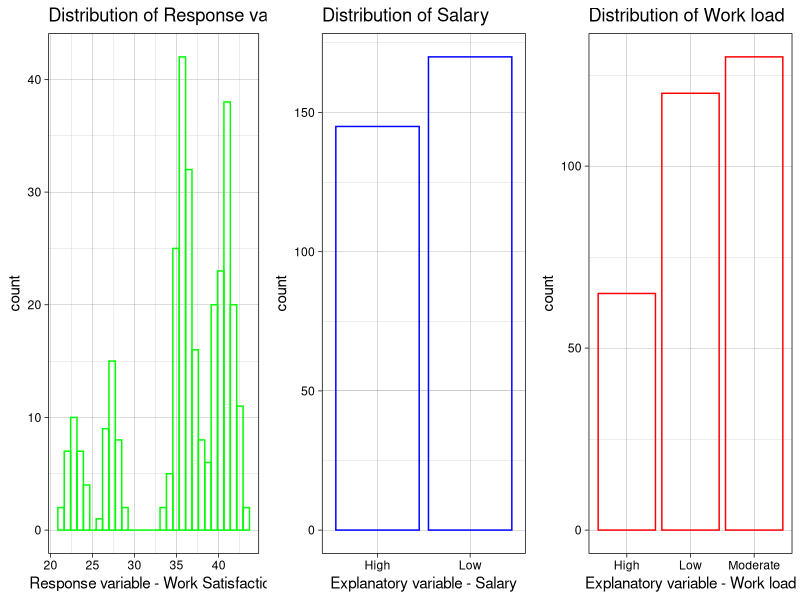
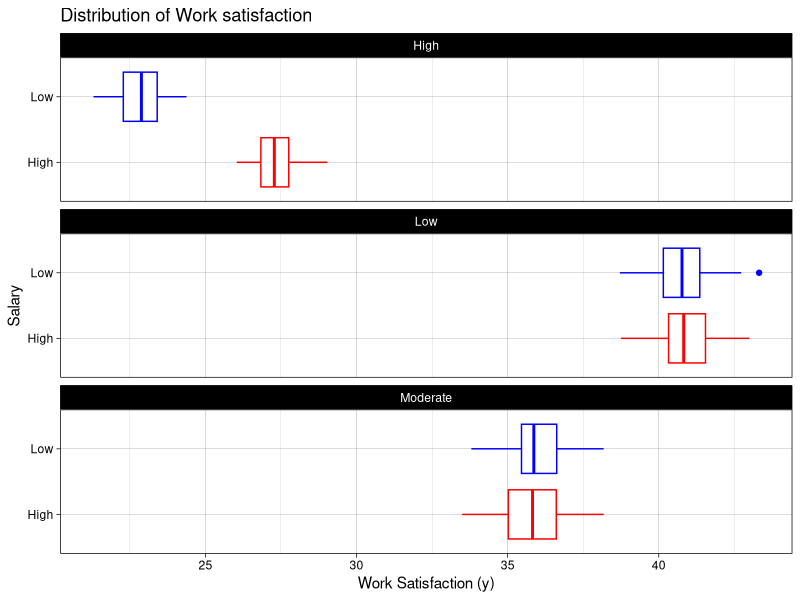
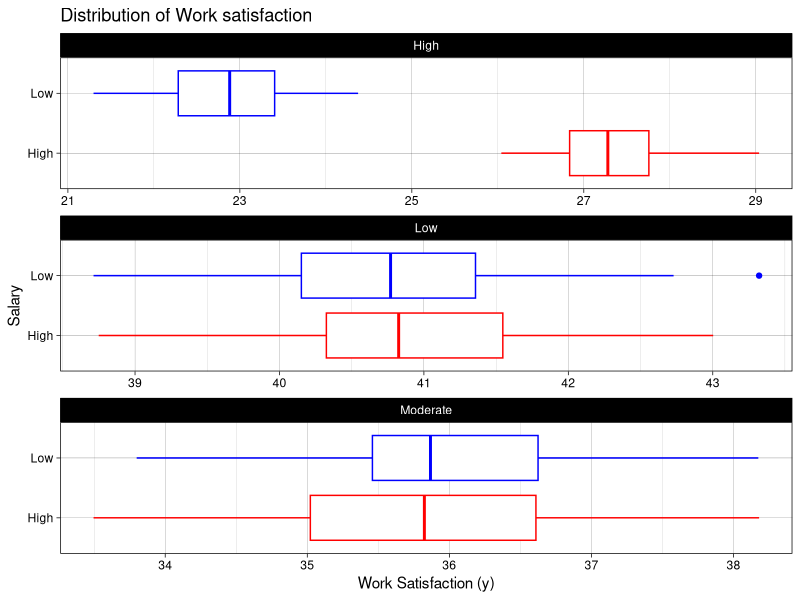
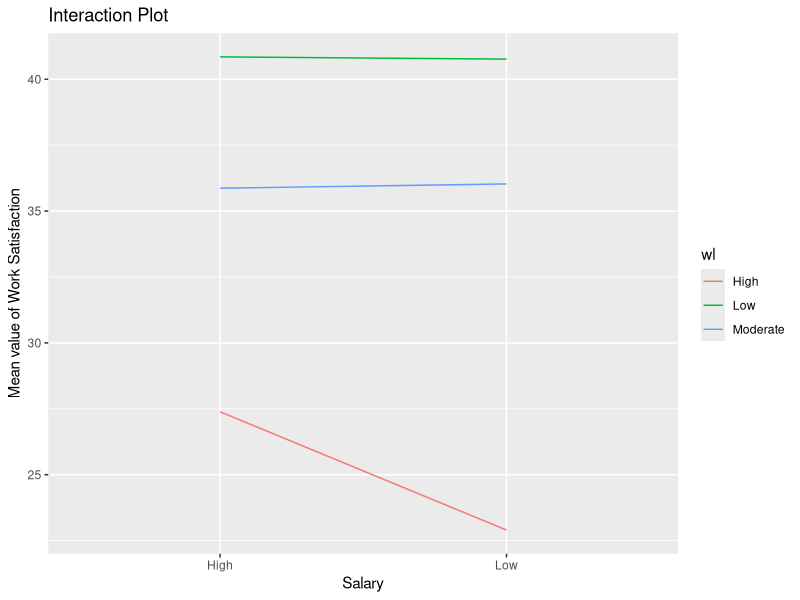
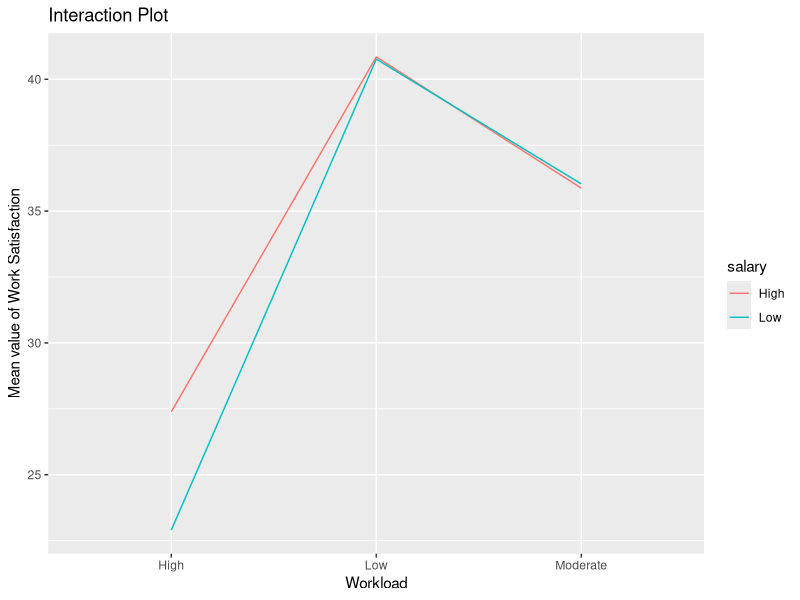

The R script that drew these images, in order:
#install.packages('gridExtra')
library(tidyverse)
library(gridExtra)
library(ggplot2)

data <- read.table('./src/work.sat(Project 11-12).txt', header = TRUE, sep = ';')
head(data)
str(data)

### Descriptive statistics
options(repr.plot.width = 20, repr.plot.height = 6)

# Distribution of response variable - work satisfaction
hist1 <- ggplot(data, aes(y)) + 
  geom_histogram(colour = 'green', fill = NA) + 
  ggtitle('Distribution of Response variable') + 
  xlab('Response variable - Work Satisfaction') + 
  theme_linedraw()

# Distribution of explanatory variable - salary
bar1 <- ggplot(data, aes(salary)) + 
  geom_bar(colour = 'blue', fill = NA) + 
  ggtitle('Distribution of Salary') + 
  xlab('Explanatory variable - Salary') + 
  theme_linedraw()

# Distribution of explanatory variable - work load
bar2 <- ggplot(data, aes(wl)) + 
  geom_bar(colour = 'red', fill = NA) + 
  ggtitle('Distribution of Work load') + 
  xlab('Explanatory variable - Work load') + 
  theme_linedraw()

grid.arrange(hist1, bar1, bar2, ncol = 3)

# Distribubtion of work satisfaction by groups - Same scale
ggplot(data, aes(y, salary)) + 
  geom_boxplot(colour = rep(c('red', 'blue'), 3), ) + 
  facet_wrap(~ wl, nrow = 3) + 
  xlab('Work Satisfaction (y)') + 
  ylab('Salary') + 
  ggtitle('Distribution of Work satisfaction') + 
  theme_linedraw()

# Distribubtion of work satisfaction by groups - Different scales
ggplot(data, aes(y, salary)) + 
  geom_boxplot(colour = rep(c('red', 'blue'), 3), ) + 
  facet_wrap(~ wl, nrow = 3, scale = 'free') + 
  xlab('Work Satisfaction (y)') + 
  ylab('Salary') + 
  ggtitle('Distribution of Work satisfaction') + 
  theme_linedraw()


# Mean of response variable by workload and salary
table_unbal_mean <- with(data, tapply(y, list(wl, salary), mean))
table_unbal_mean %>% round(2) %>% as.table()

# Frequency table of response variable by workload and salary
table_unbal_freq <- with(data, table(wl, salary))
table_unbal_freq


# Data in long format
data_longer <- table_unbal_mean %>% 
  as.data.frame()

data_longer$`wl` <- row.names(data_longer)

data_longer <- data_longer %>% 
  pivot_longer(cols = c(Low, High), names_to = 'salary', values_to = 'mean_y')


# Interaction plot
ggplot(data_longer, aes(salary, mean_y)) + 
  geom_line(aes(group = wl, color = wl)) + 
  xlab('Salary') + 
  ylab('Mean value of Work Satisfaction') + 
  ggtitle('Interaction Plot')

ggplot(data_longer, aes(wl, mean_y)) + 
  geom_line(aes(group = salary, color = salary)) + 
  xlab('Workload') + 
  ylab('Mean value of Work Satisfaction') + 
  ggtitle('Interaction Plot')




